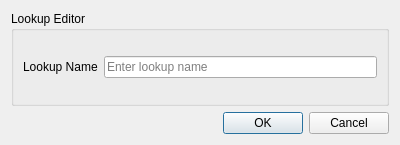
<?xml version="1.0" encoding="UTF-8"?>
<ui version="4.0">
 <class>dlgLookup</class>
 <widget class="QDialog" name="dlgLookup">
  <property name="geometry">
   <rect>
    <x>0</x>
    <y>0</y>
    <width>400</width>
    <height>145</height>
   </rect>
  </property>
  <property name="windowTitle">
   <string>Dialog</string>
  </property>
  <layout class="QGridLayout" name="gridLayout_2">
   <item row="0" column="0">
    <widget class="QGroupBox" name="groupBox">
     <property name="title">
      <string>Lookup Editor</string>
     </property>
     <layout class="QGridLayout" name="gridLayout">
      <item row="0" column="0">
       <widget class="QLabel" name="label">
        <property name="minimumSize">
         <size>
          <width>60</width>
          <height>0</height>
         </size>
        </property>
        <property name="text">
         <string>Lookup Name</string>
        </property>
       </widget>
      </item>
      <item row="0" column="1">
       <widget class="QLineEdit" name="edtName">
        <property name="placeholderText">
         <string>Enter lookup name</string>
        </property>
       </widget>
      </item>
     </layout>
    </widget>
   </item>
   <item row="1" column="0">
    <widget class="QDialogButtonBox" name="buttonBox">
     <property name="orientation">
      <enum>Qt::Horizontal</enum>
     </property>
     <property name="standardButtons">
      <set>QDialogButtonBox::Cancel|QDialogButtonBox::Ok</set>
     </property>
    </widget>
   </item>
  </layout>
 </widget>
 <resources/>
 <connections>
  <connection>
   <sender>buttonBox</sender>
   <signal>accepted()</signal>
   <receiver>dlgLookup</receiver>
   <slot>accept()</slot>
   <hints>
    <hint type="sourcelabel">
     <x>248</x>
     <y>254</y>
    </hint>
    <hint type="destinationlabel">
     <x>157</x>
     <y>274</y>
    </hint>
   </hints>
  </connection>
  <connection>
   <sender>buttonBox</sender>
   <signal>rejected()</signal>
   <receiver>dlgLookup</receiver>
   <slot>reject()</slot>
   <hints>
    <hint type="sourcelabel">
     <x>316</x>
     <y>260</y>
    </hint>
    <hint type="destinationlabel">
     <x>286</x>
     <y>274</y>
    </hint>
   </hints>
  </connection>
 </connections>
</ui>
